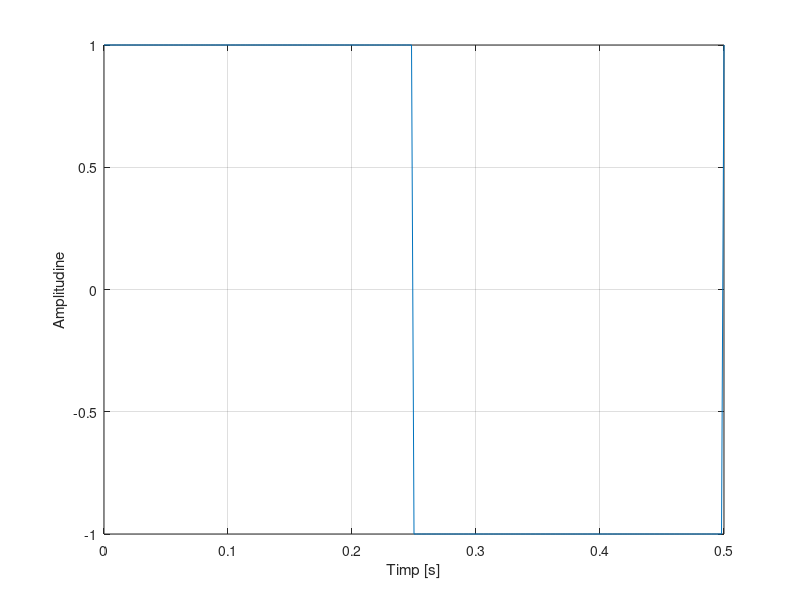
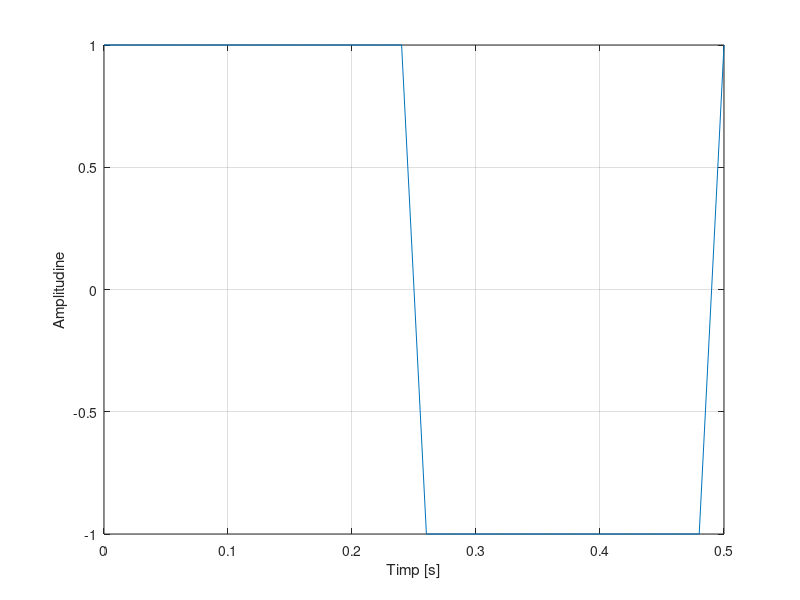
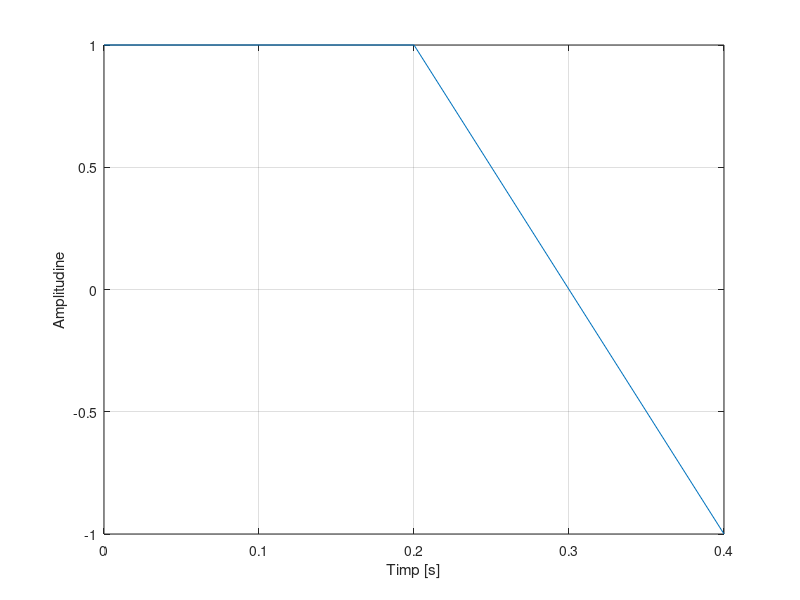

These figures' MATLAB source, in order:
%Semnal dreptunghiular multinivel, aleator
%Durata fiec?rui nivel: 0,25 s.
%Nivelurile
%a) {-1, 1}
%b) {-3,-1,1,3}
%c) {-5,-3,-1,1,3,5}
%d) {-7,-5,-3,-1,1,3,5,7}


%Punctul a)

%Rezolutia temporara este 2ms
f=4;
t=0:0.002:0.5
s=square(2*pi*f*t)
s(find(t>=0 & t<0.25))=1;
s(find(t>=0.25 & t<0.5))=-1;
figure(1)
plot(t,s)
xlabel('Timp [s]'),ylabel('Amplitudine'),grid

%Rezolutia temporara este 20ms

f=4;
t=0:0.02:0.5
s=square(2*pi*f*t)
s(find(t>=0 & t<0.25))=1;
s(find(t>=0.25 & t<0.5))=-1;
figure(2)
plot(t,s)
xlabel('Timp [s]'),ylabel('Amplitudine'),grid

%Rezolutia temporara este 200ms

f=4;
t=0:0.2:0.5
s=square(2*pi*f*t)
s(find(t>=0 & t<0.25))=1;
s(find(t>=0.25 & t<0.5))=-1;
figure(3)
plot(t,s)
xlabel('Timp [s]'),ylabel('Amplitudine'),grid